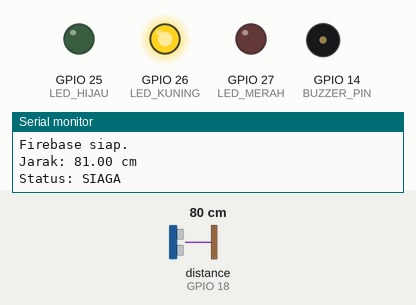
This sketch was run on a simulated ESP32. Shown: output pins drawn as LEDs (lit = HIGH), buzzer (waves = sounding), the last lines printed to the serial monitor. The test bench sets the inputs (shaded band); at power-on: distance to the obstacle (sensor on GPIO 18) 80 cm. The echo pulse lasts 58.3 µs per cm; WiFi joins after 1.5 s; servers stay silent unless stated.

Above: at 2.7 s.
2.8 s: distance to the obstacle (sensor on GPIO 18) set to 144 cm
8.8 s: distance to the obstacle (sensor on GPIO 18) set to 150 cm
At 10.9 s:
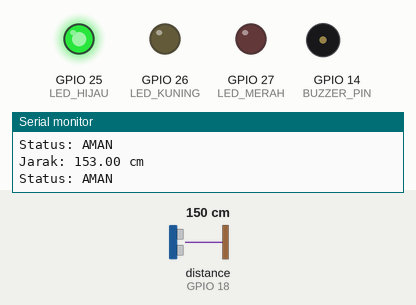
11.5 s: distance to the obstacle (sensor on GPIO 18) set to 2 cm
At 12.9 s:
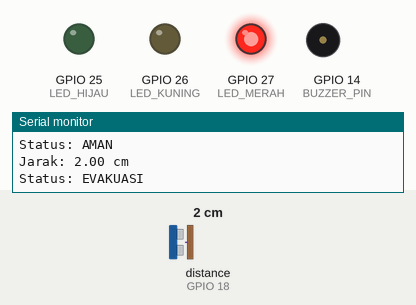
17.5 s: distance to the obstacle (sensor on GPIO 18) set to 76 cm
20.2 s: distance to the obstacle (sensor on GPIO 18) set to 84 cm
At 21.7 s:
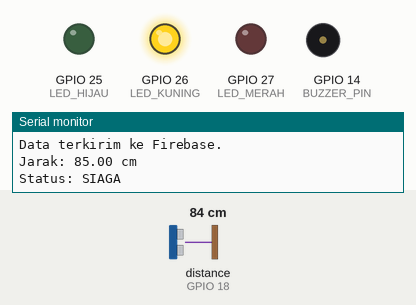
26.2 s: distance to the obstacle (sensor on GPIO 18) set to 4 cm
At 31.5 s:
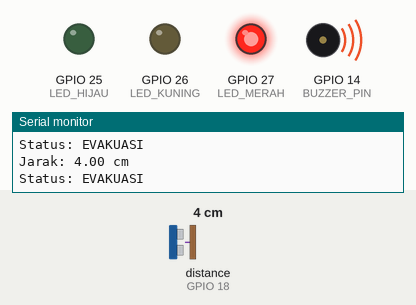
Timing chart, 0 to 33.2 s (numbered marks = the images above; inputs shaded):
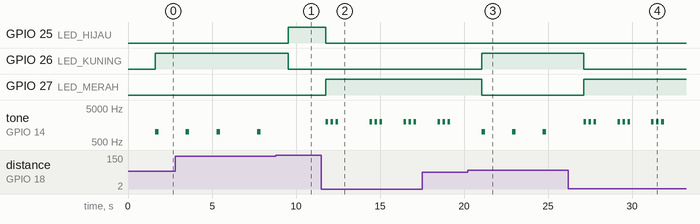

The sketch:

flood_detection.ino
```cpp
#include <WiFi.h>
#include <FirebaseESP32.h>
#include <NewPing.h>
#include <SPI.h>
#include "config.h"

FirebaseData fbData;
FirebaseAuth auth;
FirebaseConfig config;

NewPing sonar(TRIG_PIN, ECHO_PIN, 400);

unsigned long lastSendTime = 0;
String statusBanjir = "";
float jarakCm = 0;

void setup() {
  Serial.begin(115200);

  pinMode(LED_HIJAU,  OUTPUT);
  pinMode(LED_KUNING, OUTPUT);
  pinMode(LED_MERAH,  OUTPUT);
  pinMode(BUZZER_PIN, OUTPUT);

  matikanSemuaLED();
  digitalWrite(BUZZER_PIN, LOW);

  Serial.print("Menghubungkan ke WiFi");
  WiFi.begin(WIFI_SSID, WIFI_PASSWORD);
  while (WiFi.status() != WL_CONNECTED) {
    delay(500);
    Serial.print(".");
  }
  Serial.println("\nWiFi terhubung!");
  Serial.print("IP: ");
  Serial.println(WiFi.localIP());

  config.host      = FIREBASE_HOST;
  config.signer.tokens.legacy_token = FIREBASE_AUTH;
  Firebase.begin(&config, &auth);
  Firebase.reconnectWiFi(true);
  Serial.println("Firebase siap.");

  // LoRa removed per project configuration. Skipping LoRa initialization.
}

void loop() {
  jarakCm = bacaJarak();
  Serial.print("Jarak: ");
  Serial.print(jarakCm);
  Serial.println(" cm");

  statusBanjir = tentukanStatus(jarakCm);
  Serial.print("Status: ");
  Serial.println(statusBanjir);

  aktifkanIndikator(statusBanjir);

  if (millis() - lastSendTime >= INTERVAL_KIRIM) {
    lastSendTime = millis();
    kirimKeFirebase(jarakCm, statusBanjir);
  }

  delay(1000);
}

float bacaJarak() {
  unsigned int uS = sonar.ping_median(5);
  float jarak = uS / US_ROUNDTRIP_CM;
  if (jarak == 0) jarak = 999;
  return jarak;
}

String tentukanStatus(float jarak) {
  if (jarak > JARAK_AMAN) {
    return "AMAN";
  } else if (jarak > JARAK_SIAGA) {
    return "SIAGA";
  } else {
    return "EVAKUASI";
  }
}

void matikanSemuaLED() {
  digitalWrite(LED_HIJAU,  LOW);
  digitalWrite(LED_KUNING, LOW);
  digitalWrite(LED_MERAH,  LOW);
}

void aktifkanIndikator(String status) {
  matikanSemuaLED();
  noTone(BUZZER_PIN);

  if (status == "AMAN") {
    digitalWrite(LED_HIJAU, HIGH);
  } else if (status == "SIAGA") {
    digitalWrite(LED_KUNING, HIGH);
    tone(BUZZER_PIN, 1000, 200);
    delay(700);
  } else if (status == "EVAKUASI") {
    digitalWrite(LED_MERAH, HIGH);
    for (int i = 0; i < 3; i++) {
      tone(BUZZER_PIN, 2000, 150);
      delay(300);
    }
  }
}

void kirimKeFirebase(float jarak, String status) {
  if (Firebase.ready()) {
    unsigned long ts = millis();

    Firebase.setFloat(fbData,  "/sensor/jarak_cm", jarak);
    Firebase.setString(fbData, "/sensor/status",   status);
    Firebase.setInt(fbData,    "/sensor/timestamp", ts);

    String path = "/history/" + String(ts);
    FirebaseJson json;
    json.set("jarak_cm", jarak);
    json.set("status",   status);
    json.set("timestamp", (int)ts);
    Firebase.setJSON(fbData, path, json);

    Serial.println("Data terkirim ke Firebase.");
  } else {
    Serial.println("Firebase tidak siap.");
  }
}
```

config.h
```cpp
#ifndef CONFIG_H
#define CONFIG_H

// ===== WiFi =====
#define WIFI_SSID       "nama_wifi_kamu"
#define WIFI_PASSWORD   "password_wifi_kamu"

// ===== Firebase =====
#define FIREBASE_HOST   "https://flood-detection-6299c-default-rtdb.asia-southeast1.firebasedatabase.app/"
#define FIREBASE_AUTH   "database_secret_atau_api_key"

// ===== Pin Definitions =====
#define TRIG_PIN        5
#define ECHO_PIN        18
#define LED_HIJAU       25
#define LED_KUNING      26
#define LED_MERAH       27
#define BUZZER_PIN      14

// LoRa disabled: module removed per project configuration

// ===== Threshold Jarak (cm) =====
#define JARAK_AMAN      150   // > 150 cm = Aman
#define JARAK_SIAGA     80    // 80–150 cm = Siaga
                              // < 80 cm   = Evakuasi

// ===== Interval Pengiriman Data (ms) =====
#define INTERVAL_KIRIM  5000  // kirim data setiap 5 detik

#endif
```

Measured:
- the behaviour switches between 147 and 148 cm on distance to the obstacle (sensor on GPIO 18) (found by bisection; images 0 and 1)
- the behaviour switches between 79 and 80 cm on distance to the obstacle (sensor on GPIO 18) (found by bisection; images 2 and 3)
- after the input at 8.8 s, GPIO 25 (LED_HIJAU): LOW → HIGH after 0.73 s; GPIO 26 (LED_KUNING): HIGH → LOW after 0.73 s; tone on GPIO 14 (BUZZER_PIN): stays silent (without the input it goes to 1000 Hz after 0.73 s)
- after the input at 11.5 s, GPIO 25 (LED_HIJAU): HIGH → LOW after 0.27 s; GPIO 27 (LED_MERAH): LOW → HIGH after 0.27 s; tone on GPIO 14 (BUZZER_PIN): plays 2000 Hz for 0.15 s, 2000 Hz for 0.15 s, 2000 Hz for 0.15 s, 2000 Hz for 0.15 s, 2000 Hz for 0.15 s, 2000 Hz for 0.15 s … (9 notes in this stretch), starting after 0.27 s
- after the input at 20.2 s, GPIO 26 (LED_KUNING): LOW → HIGH after 0.85 s; GPIO 27 (LED_MERAH): HIGH → LOW after 0.85 s
- after the input at 26.2 s, GPIO 26 (LED_KUNING): HIGH → LOW after 0.91 s; GPIO 27 (LED_MERAH): LOW → HIGH after 0.91 s
